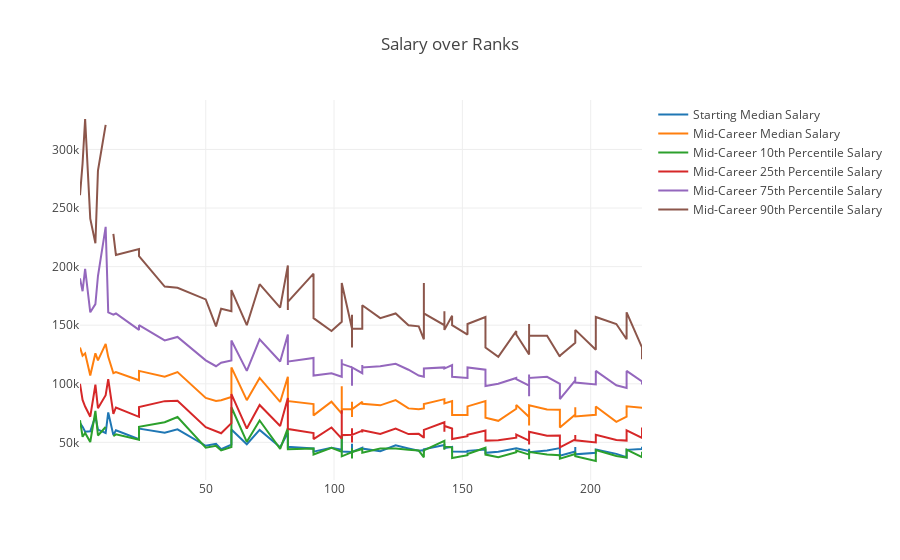

The cell this chart's notebook holds for it:
### Code cell
rank_dp= rank_dp.sort_values(by=['rank'])
# trace = go.Scatter(x=rank_dp['rank'], y=rank_dp['Starting Median Salary'])
trace_list = []
for i in rank_dp.columns[3:9]:
    trace_list.append(go.Scatter(x=rank_dp['rank'], y=rank_dp[i], name = i))
    
layout = go.Layout(
    title='Salary over Ranks',
)
fig = go.Figure(data=trace_list, layout=layout)
py.offline.iplot(fig)

# trace_list
